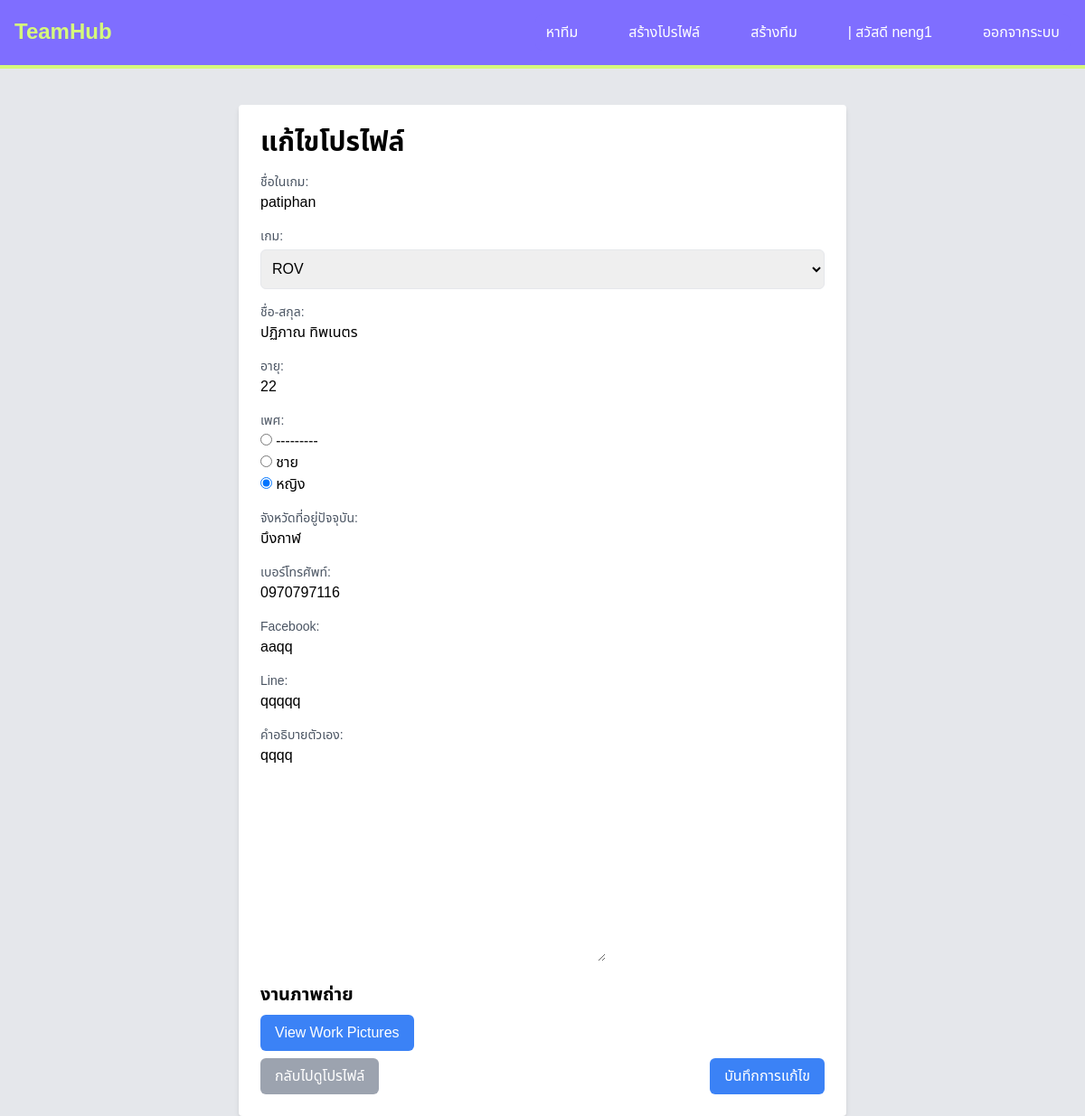
The app's page /edit_profile/8/ (signed in) with its own data.
### myesportapp/models.py (models this page shows, shortened)
class PlayerProfile(models.Model):
    GENDER_CHOICES = [
        ('male', 'ชาย'),
        ('female', 'หญิง'),
    ]
    member = models.ForeignKey(User, on_delete=models.CASCADE, null=True, blank=False)
    player_name = models.CharField(max_length=100,  null=True, blank=False)
    game = models.CharField(max_length=100,  null=True, blank=False)
    name_lastname = models.CharField(max_length=100, null=True, blank=False)
    age = models.CharField(max_length=10, null=True, blank=False)
    gender = models.CharField(max_length=6, choices=GENDER_CHOICES, null=True, blank=False)
    province = models.CharField(max_length=100, null=True, blank=False)
    phone_number = models.CharField(max_length=15, null=True, blank=False)
    facebook = models.CharField(max_length=100, null=True, blank=False)
    line = models.CharField(max_length=100, null=True, blank=False)
    description = models.TextField( null=True, blank=False)
    pass

### myesportapp/views.py (the view)
# urls.py: path('edit_profile/<int:profile_id>/', edit_profile, name='edit_profile'),
@login_required
def edit_profile(request, profile_id):
    profile = get_object_or_404(PlayerProfile, id=profile_id)
    WorkPictureFormSet = inlineformset_factory(PlayerProfile, WorkPicture, form=WorkPictureForm, extra=1, can_delete=True)
    if request.method == 'POST':
        form = PlayerProfileForm(request.POST, instance=profile)
        formset = WorkPictureFormSet(request.POST, request.FILES, instance=profile)
        if form.is_valid() and formset.is_valid():
            form.save()
            formset.save()
            return redirect('profile_detail')
    else:
        form = PlayerProfileForm(instance=profile)
        formset = WorkPictureFormSet(instance=profile)
    return render(request, 'edit_profile.html', {'form': form, 'formset': formset})

### myesportapp/forms.py
class PlayerProfileForm(forms.ModelForm):
    class Meta:
        model = PlayerProfile
        fields = [
            'player_name', 'game', 'name_lastname', 'age', 'gender',
            'province', 'phone_number', 'facebook', 'line', 'description'
        ]
        widgets = {
            'gender': forms.RadioSelect(choices=PlayerProfile.GENDER_CHOICES),
        }

### myesportapp/templates/edit_profile.html (shortened to what this page needs)
{% include 'components/navbar.html' %}
{% block content %}
<body>
    <div class="max-w-2xl mx-auto p-6 bg-white rounded shadow-md mt-10">
        <h1 class="text-3xl font-bold mb-4">แก้ไขโปรไฟล์</h1>
        <form action="" method="post" enctype="multipart/form-data" class="space-y-4">
            <div class="mb-4">
                <label for="{{ form.player_name.id_for_label }}" class="block text-sm font-medium text-gray-600">ชื่อในเกม:</label>
                {{ form.player_name }}
            </div>
            <div class="mb-4">
                <label for="{{ form.game.id_for_label }}" class="block text-sm font-medium text-gray-600">เกม:</label>
                <select id="{{ form.game.id_for_label }}" name="{{ form.game.html_name }}" required
                        class="mt-1 p-2 w-full border rounded-md">
                    <option value="ROV" {% if form.game.value == "ROV" %} selected {% endif %}>ROV</option>
                </select>
            </div>
            <div class="mb-4">
                <label for="{{ form.name_lastname.id_for_label }}" class="block text-sm font-medium text-gray-600">ชื่อ-สกุล:</label>
                {{ form.name_lastname }}
            </div>
            <div class="mb-4">
                <label for="{{ form.age.id_for_label }}" class="block text-sm font-medium text-gray-600">อายุ:</label>
                {{ form.age }}
            </div>
            <div class="mb-4">
                <label for="{{ form.gender.id_for_label }}" class="block text-sm font-medium text-gray-600">เพศ:</label>
                {{ form.gender }}
            </div>
            <div class="mb-4">
                <label for="{{ form.province.id_for_label }}" class="block text-sm font-medium text-gray-600">จังหวัดที่อยู่ปัจจุบัน:</label>
                {{ form.province }}
            </div>
            <div class="mb-4">
                <label for="{{ form.phone_number.id_for_label }}" class="block text-sm font-medium text-gray-600">เบอร์โทรศัพท์:</label>
                {{ form.phone_number }}
            </div>
            <div class="mb-4">
                <label for="{{ form.facebook.id_for_label }}" class="block text-sm font-medium text-gray-600">Facebook:</label>
                {{ form.facebook }}
            </div>
            <div class="mb-4">
                <label for="{{ form.line.id_for_label }}" class="block text-sm font-medium text-gray-600">Line:</label>
                {{ form.line }}
            </div>
            <div class="mb-4">
                <label for="{{ form.description.id_for_label }}" class="block text-sm font-medium text-gray-600">คำอธิบายตัวเอง:</label>
                {{ form.description }}
            </div>
            <div class="mb-4">
            <h2 class="text-xl font-bold mb-4">งานภาพถ่าย</h2>
            <a href="{% url 'work_pictures_list' %}" class="bg-blue-500 text-white px-4 py-2 rounded-md hover:bg-blue-700">View Work Pictures</a>
            </div>
            <div class="flex justify-between mt-4">
                <a href="{% url 'profile_detail' %}" class="bg-gray-400 text-white px-4 py-2 rounded-md hover:bg-gray-600">กลับไปดูโปรไฟล์</a>
                <button type="submit" class="bg-blue-500 text-white px-4 py-2 rounded-md hover:bg-blue-700">บันทึกการแก้ไข</button>
            </div>
        </form>
    </div>
</body>
{% endblock %}

### myesportapp/templates/components/navbar.html (shortened to what this page needs)
<!DOCTYPE html>
<html lang="en">
<head>
    <script src="https://cdn.tailwindcss.com"></script>
</head>
<body>
    <nav class="bg-[#7f6eff] border-b-4 border-[#d5f87c]">
        <div class="max-w-screen-xl flex flex-wrap items-center justify-between mx-auto p-4">
            <a href="/" class="flex items-center space-x-3 rtl:space-x-reverse">
                <span class="self-center text-2xl font-semibold text-[#d5f87c] whitespace-nowrap">TeamHub</span>
            </a>
            <div class="hidden w-full md:block md:w-auto" id="navbar-default">
                <ul class="font-medium flex flex-col p-4 md:p-0 mt-4 border border-gray-100 rounded-lg bg-[#7f6eff] md:flex-row md:space-x-8 rtl:space-x-reverse md:mt-0 md:border-0">
                    <li>
                        <a href="/" class="block py-2 px-3 text-white rounded hover:bg-[#d5f87c] hover:text-black">หาทีม</a>
                    </li>
                    <li>
                        <a href="/profile" class="block py-2 px-3 text-white rounded hover:bg-[#d5f87c] hover:text-black">สร้างโปรไฟล์</a>
                    </li>
                    <li>
                        <a href="/create_team" class="block py-2 px-3 text-white rounded hover:bg-[#d5f87c] hover:text-black">สร้างทีม</a>
                    </li>
                    {% if user.is_authenticated %}
                        <li class="relative">
                            <button onclick="toggleDropdown()" class="block py-2 px-3 text-white rounded hover:bg-[#d5f87c] hover:text-black">| สวัสดี {{ user.username }}</button>
                        </li>
                        <li>
                            <a href="{% url 'logout' %}" class="block py-2 px-3 text-white rounded hover:bg-[#d5f87c] hover:text-black">ออกจากระบบ</a>
                        </li>
                    {% else %}
                        <li>
                            <a href="{% url 'login' %}" class="block py-2 px-3 text-white rounded hover:bg-[#d5f87c] hover:text-black">เข้าสู่ระบบ</a>
                        </li>
                    {% endif %}
                </ul>
            </div>
        </div>
    </nav>
</body>
</html>

### myesportapp/templates/components/navbar.html (style rules this page uses)
body { font-family: 'Noto Sans Thai', sans-serif; background-color: #e5e7eb; }
.font-bold { font-weight: 700; }

### records on screen
PlayerProfile: player_name "patiphan", game "ROV", name_lastname "ปฏิภาณ ทิพเนตร", age "22", gender "☐ เพศ: ☐ ชาย ☑ หญิง", province "บึงกาฬ", phone_number "0970797116", facebook "aaqq", line "qqqqq", description "qqqq"

### other values on screen
{{ user.username }} "neng1"
